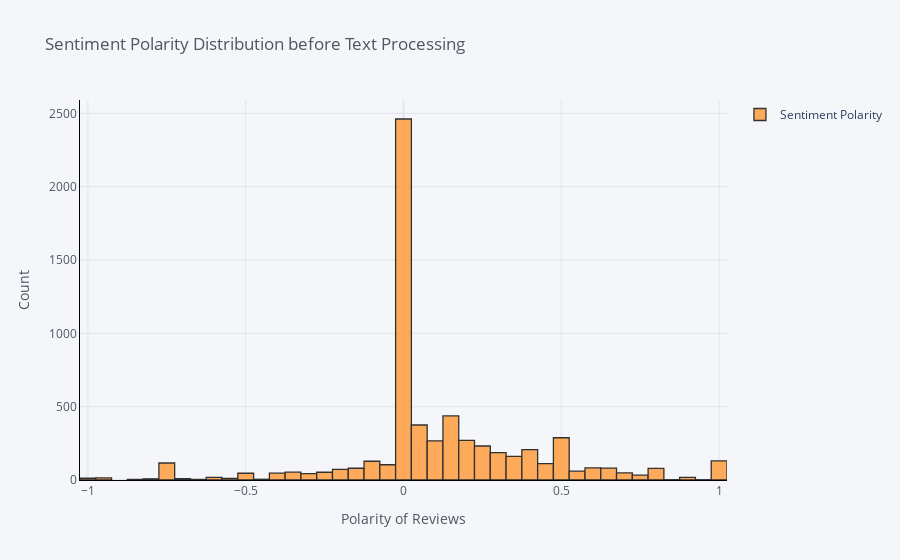

Notebook code cell kept with this figure:
### Code cell
#Plotting the Sentiment Polarity of each document using iplot

train['Sentiment Polarity'].iplot(
    kind='hist',
    bins=50,
    xTitle='Polarity of Reviews',
    linecolor='black',
    legend=dict(),
    yTitle='Count',
    title='Sentiment Polarity Distribution before Text Processing')

### Figure 1 — Plotly figure (JSON) as saved in the notebook; plotly's stock layout.template omitted (floating-point values rounded to 4 significant figures; data arrays with more than 128 entries replaced by an {"elided": "..."} marker saying what was removed)
{"data": [{"histfunc": "count", "histnorm": "", "marker": {"color": "rgba(255, 153, 51, 1.0)", "line": {"color": "#000000", "width": 1.3}}, "name": "Sentiment Polarity", "nbinsx": 50, "opacity": 0.8, "orientation": "v", "type": "histogram", "x": {"elided": "6364 float values"}}], "layout": {"barmode": "overlay", "paper_bgcolor": "#F5F6F9", "plot_bgcolor": "#F5F6F9", "showlegend": true, "title": {"font": {"color": "#4D5663"}, "text": "Sentiment Polarity Distribution before Text Processing"}, "xaxis": {"gridcolor": "#E1E5ED", "linecolor": "black", "showgrid": true, "tickfont": {"color": "#4D5663"}, "title": {"font": {"color": "#4D5663"}, "text": "Polarity of Reviews"}, "zerolinecolor": "#E1E5ED"}, "yaxis": {"gridcolor": "#E1E5ED", "linecolor": "black", "showgrid": true, "tickfont": {"color": "#4D5663"}, "title": {"font": {"color": "#4D5663"}, "text": "Count"}, "zerolinecolor": "#E1E5ED"}}}
